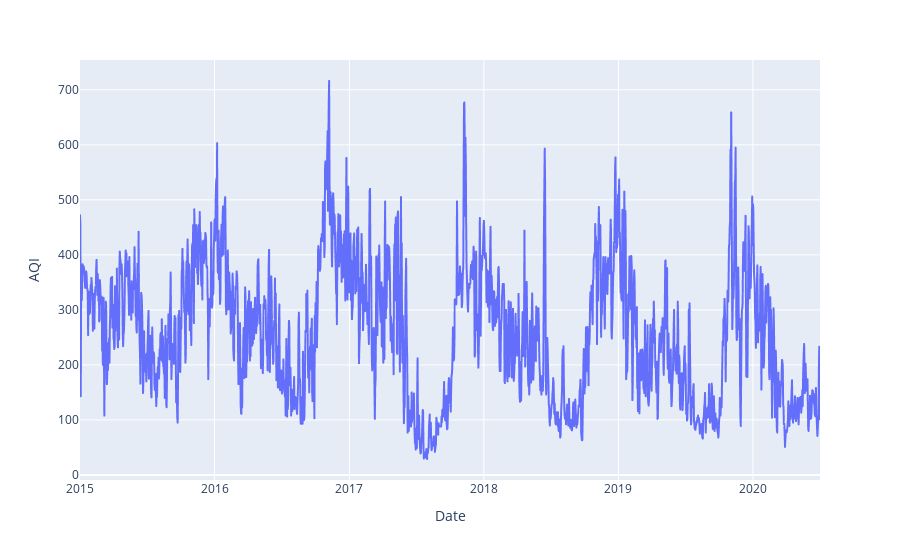

Here is the notebook cell this chart was saved with:
### Markdown cell above
Overall AQI comparasion for different years

### Code cell
px.line(data_frame=Delhi_data, x='Date', y='AQI')

### Figure 1 — Plotly figure (JSON) as saved in the notebook; plotly's stock layout.template omitted (floating-point values rounded to 4 significant figures; data arrays with more than 128 entries replaced by an {"elided": "..."} marker saying what was removed)
{"data": [{"hovertemplate": "Date=%{x}<br>AQI=%{y}<extra></extra>", "legendgroup": "", "line": {"color": "#636efa", "dash": "solid"}, "mode": "lines", "name": "", "showlegend": false, "type": "scattergl", "x": {"elided": "2009 str values"}, "xaxis": "x", "y": {"elided": "2009 float values"}, "yaxis": "y"}], "layout": {"legend": {"tracegroupgap": 0}, "margin": {"t": 60}, "xaxis": {"anchor": "y", "domain": [0, 1], "title": {"text": "Date"}}, "yaxis": {"anchor": "x", "domain": [0, 1], "title": {"text": "AQI"}}}}
